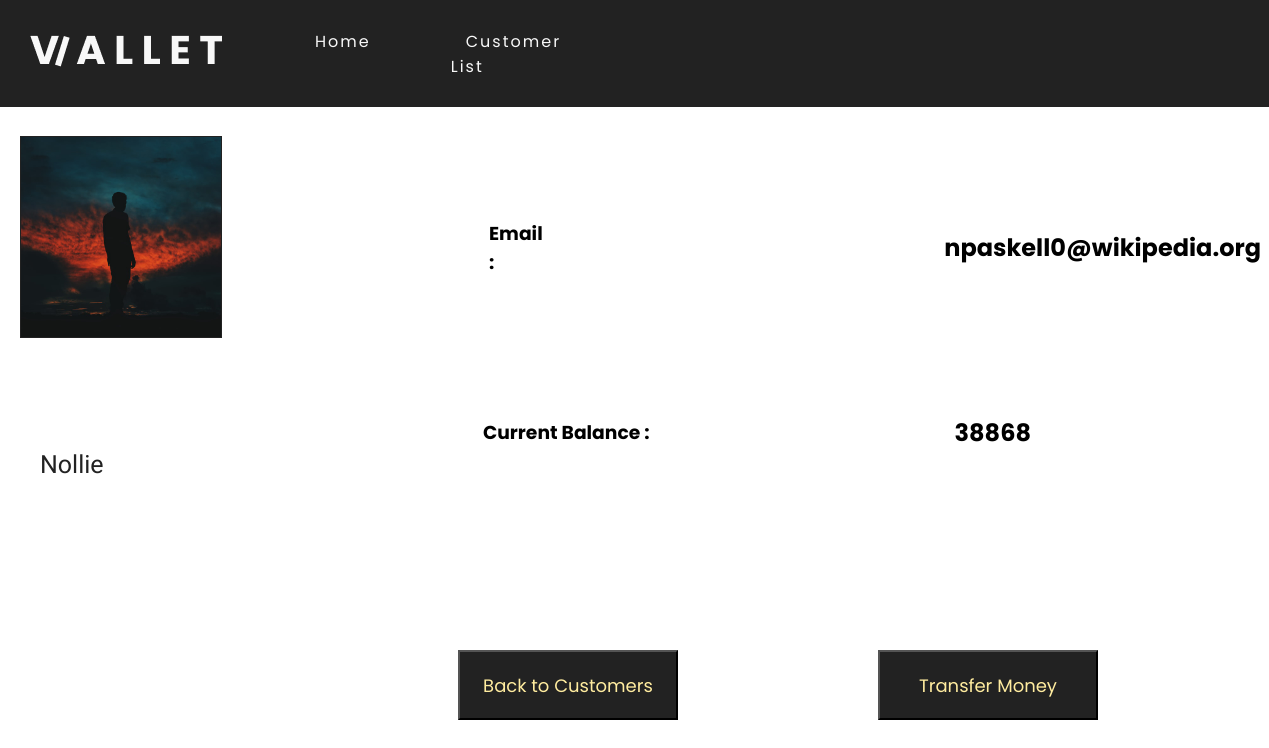
The app's page /details.php?customer_id=1 with its own data.
### tables this page shows
CREATE TABLE `wallet` (
  `ID` int(11) NOT NULL,
  `NAME` text NOT NULL,
  `EMAIL` text NOT NULL,
  `AMOUNT` int(11) NOT NULL,
  `IMAGE` text NOT NULL
);

### details.php (the view, shortened to what this page needs)
<!doctype html>
<html lang="en">
<?php
    include("functions.php");
?>
<head>
  <link rel="stylesheet" href="profile.css">
</head>
<body>
        <header>
            <a href="#" class="logo"><img src="images/logo.png"></a>
            <ul>
                <li><a href="index.php">Home</a></li>
                <li><a href="customers.php">Customer List</a></li>
            </ul>
        </header>
      <div class="container my-4">
        <?php
            if(isset($_GET['customer_id'])) {
                $c_id = $_GET['customer_id'];
                $get_customers = "select * from wallet where id='$c_id'";
                $run_customers = mysqli_query($con, $get_customers);
                while ($row_customers = mysqli_fetch_array($run_customers)) {
                    $customer_name = $row_customers['NAME'];
                    $customer_email = $row_customers['EMAIL'];
                    $current_balance = $row_customers['AMOUNT'];
                    $customer_image = $row_customers['IMAGE'];
                    echo "
                          <section>
                              <div class='content_left'>
                                  <div class='image_name'>
                                      <img src='images/customers/$customer_image'>
                                      <h2>$customer_name</h2>
                                  </div>
                              </div>
                              <div class='content_top'>
                                  <div class='top'>
                                      <h3 >Email :</h3>
                                  </div>
                                  <div class='top_email'>
                                      <h2>$customer_email</h2>
                                  </div>
                              </div>
                              <div class='content_bottom'>
                                  <div class='bottom'>
                                      <h3>Current Balance :</h3>
                                  </div>
                                  <div class='bottom_balance'>
                                      <h2>$current_balance</h2>
                                  </div>
                              </div>
                              <div class='buttons'>
                                  <button class='btn_transfer'>
                                      <a href='customers.php' style='text-decoration: none;'>Back to Customers</a>
                                  </button>
                                  <button class='btn_transfer'>
                                      <a href='transfer.php?customer_id=$c_id'>Transfer Money</a>
                                  </button>
                              </div>
                          </section>
                    ";
                }
            }
        ?>
    </div>
</body>
</html>

### profile.css (style rules this page uses)
body { font-family: 'Poppins', sans-serif; }
header { position: fixed; top: 0; left: 0; width: 100%; display: flex; justify-content: space-between; align-items: center; transition: 0.6s; padding: 0px 30px; background-color: #222222; z-index: 10; }
header ul { position: relative; display: flex; margin-right: 700px; }
header ul li { position: relative; list-style: none; margin-right: 80px; }
header ul a { position: relative; margin: 0 15px; text-decoration: none; color: #F8F8F8 ; letter-spacing: 2px; font-weight: 500px; }
header ul a::after { background: none repeat scroll 0 0 transparent; bottom: 8; content: ""; display: block; height: 2px; left: 50%; position: absolute; background: #FFEC9F; transition: width 0.3s ease 0s, left 0.3s ease 0s; width: 0; }
.content_left { margin-top: 200px; border-right: #222222 0.3px solid; }
.content_left img { position: absolute; width: 200px; height:200px; left: 20px; top: 136px; background: #FFEC9F; border: 0.3px solid #222222; }
.content_left h2 { position: absolute; width: 300px; height: 88px; left: 40px; top: 400px; font-family: Varela; font-style: normal; font-weight: normal; font-size: 25px; line-height: 32px; display: flex; align-items: center; text-align: center; color: #222222; }
.image_name { border-right: #222222 0.3px solid; }
.content_top { align-items: center; margin-left: 381px; top: 100px; display: flex; }
.top { margin-left: 100px; font-family: 'Poppins', sans-serif; }
.top_email { margin-left: 400px; }
.content_bottom { align-items: center; margin-left: 381px; margin-top: 100px; display: flex; }
.bottom { margin-left: 94px; font-family: 'Poppins', sans-serif; }
.bottom_balance { margin-left: 305px; }
.buttons { align-items: center; margin-left: 250px; margin-top: 180px; display: flex; text-decoration: none; color: inherit ; }
.btn_transfer { font-family: 'Poppins', sans-serif; font-style: normal; font-weight: normal; font-size: 18px; align-items: center; text-align: center; margin-left: 200px; color: #FFEC9F; text-decoration: none; width: 220px; height: 70px; background: #222222; }
.btn_transfer a { text-decoration: none; color: #FFEC9F; }
button:before { transition: 0.5s ease-in-out; }

### records on screen
wallet: IMAGE (picture), NAME "Nollie", EMAIL "npaskell0@wikipedia.org", AMOUNT "38868"
